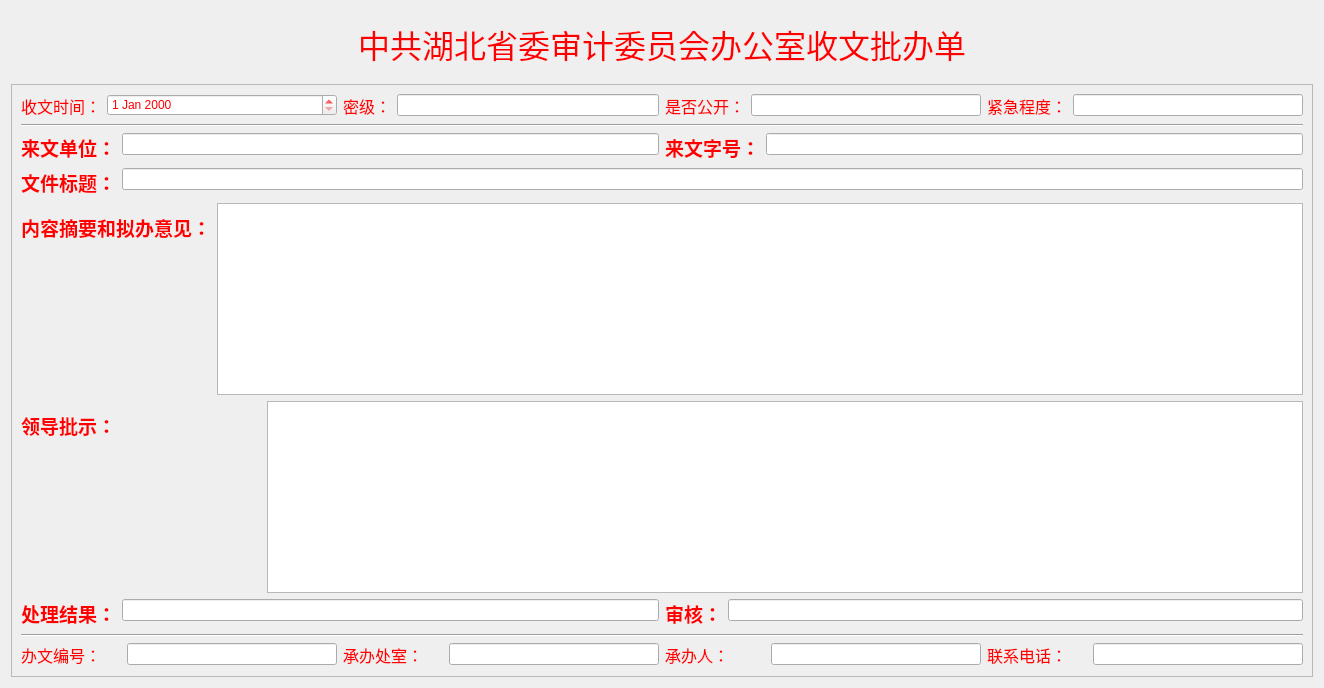
     <widget class="QWidget" name="page_relfile">
      <layout class="QGridLayout" name="gridLayout_3">
       <item row="0" column="0">
        <widget class="QWidget" name="widget_4" native="true">
         <layout class="QHBoxLayout" name="horizontalLayout_14">
          <item alignment="Qt::AlignHCenter">
           <widget class="QLabel" name="label_68">
            <property name="text">
             <string>&lt;html&gt;&lt;head/&gt;&lt;body&gt;&lt;p&gt;&lt;span style=&quot; font-size:24pt; color:#ff0000;&quot;&gt;                 中共湖北省委审计委员会办公室收文批办单&lt;/span&gt;&lt;/p&gt;&lt;/body&gt;&lt;/html&gt;</string>
            </property>
           </widget>
          </item>
         </layout>
        </widget>
       </item>
       <item row="1" column="0">
        <widget class="QFrame" name="frame">
         <property name="styleSheet">
          <string notr="true">color: rgb(255, 0, 0);</string>
         </property>
         <property name="frameShape">
          <enum>QFrame::StyledPanel</enum>
         </property>
         <property name="frameShadow">
          <enum>QFrame::Plain</enum>
         </property>
         <layout class="QGridLayout" name="gridLayout_15">
          <property name="sizeConstraint">
           <enum>QLayout::SetMinimumSize</enum>
          </property>
          <item row="3" column="0" colspan="5">
           <layout class="QFormLayout" name="formLayout_46">
            <item row="0" column="0">
             <widget class="QLabel" name="label_64">
              <property name="text">
               <string>&lt;html&gt;&lt;head/&gt;&lt;body&gt;&lt;p&gt;&lt;span style=&quot; font-size:14pt; font-weight:600; color:#ff0000;&quot;&gt;文件标题：&lt;/span&gt;&lt;/p&gt;&lt;/body&gt;&lt;/html&gt;</string>
              </property>
             </widget>
            </item>
            <item row="0" column="1">
             <widget class="QLineEdit" name="lineEdit_35"/>
            </item>
           </layout>
          </item>
          <item row="4" column="0" colspan="5">
           <layout class="QFormLayout" name="formLayout_62">
            <item row="0" column="0">
             <widget class="QLabel" name="label_66">
              <property name="text">
               <string>&lt;html&gt;&lt;head/&gt;&lt;body&gt;&lt;p&gt;&lt;span style=&quot; font-size:14pt; font-weight:600; color:#ff0000;&quot;&gt;内容摘要和拟办意见：&lt;/span&gt;&lt;/p&gt;&lt;/body&gt;&lt;/html&gt;</string>
              </property>
             </widget>
            </item>
            <item row="0" column="1">
             <widget class="QTextEdit" name="textEdit"/>
            </item>
           </layout>
          </item>
          <item row="0" column="1">
           <layout class="QFormLayout" name="formLayout_63">
            <item row="0" column="0">
             <widget class="QLabel" name="label_36">
              <property name="text">
               <string>&lt;html&gt;&lt;head/&gt;&lt;body&gt;&lt;p&gt;&lt;span style=&quot; font-size:12pt; color:#ff0000;&quot;&gt;密级：&lt;/span&gt;&lt;/p&gt;&lt;/body&gt;&lt;/html&gt;</string>
              </property>
             </widget>
            </item>
            <item row="0" column="1">
             <widget class="QLineEdit" name="lineEdit_6"/>
            </item>
           </layout>
          </item>
          <item row="0" column="0">
           <layout class="QFormLayout" name="formLayout_64">
            <item row="0" column="0">
             <widget class="QLabel" name="label_19">
              <property name="text">
               <string>&lt;html&gt;&lt;head/&gt;&lt;body&gt;&lt;p&gt;&lt;span style=&quot; font-size:12pt; color:#ff0000;&quot;&gt;收文时间：&lt;/span&gt;&lt;/p&gt;&lt;/body&gt;&lt;/html&gt;</string>
              </property>
             </widget>
            </item>
            <item row="0" column="1">
             <widget class="QDateEdit" name="dateEdit"/>
            </item>
           </layout>
          </item>
          <item row="8" column="1">
           <layout class="QFormLayout" name="formLayout_65">
            <item row="0" column="0">
             <widget class="QLabel" name="label_67">
              <property name="minimumSize">
               <size>
                <width>100</width>
                <height>0</height>
               </size>
              </property>
              <property name="text">
               <string>&lt;html&gt;&lt;head/&gt;&lt;body&gt;&lt;p&gt;&lt;span style=&quot; font-size:12pt; color:#ff0000;&quot;&gt;承办处室：&lt;/span&gt;&lt;/p&gt;&lt;/body&gt;&lt;/html&gt;</string>
              </property>
             </widget>
            </item>
            <item row="0" column="1">
             <widget class="QLineEdit" name="lineEdit_34">
              <property name="minimumSize">
               <size>
                <width>210</width>
                <height>0</height>
               </size>
              </property>
              <property name="maximumSize">
               <size>
                <width>210</width>
                <height>16777215</height>
               </size>
              </property>
             </widget>
            </item>
           </layout>
          </item>
          <item row="2" column="2" colspan="3">
           <layout class="QFormLayout" name="formLayout_66">
            <item row="0" column="0">
             <widget class="QLabel" name="label_69">
              <property name="text">
               <string>&lt;html&gt;&lt;head/&gt;&lt;body&gt;&lt;p&gt;&lt;span style=&quot; font-size:14pt; font-weight:600; color:#ff0000;&quot;&gt;来文字号：&lt;/span&gt;&lt;/p&gt;&lt;/body&gt;&lt;/html&gt;</string>
              </property>
             </widget>
            </item>
            <item row="0" column="1">
             <widget class="QLineEdit" name="lineEdit_37"/>
            </item>
           </layout>
          </item>
          <item row="8" column="2" colspan="2">
           <layout class="QFormLayout" name="formLayout_67">
            <item row="0" column="0">
             <widget class="QLabel" name="label_70">
              <property name="minimumSize">
               <size>
                <width>100</width>
                <height>0</height>
               </size>
              </property>
              <property name="text">
               <string>&lt;html&gt;&lt;head/&gt;&lt;body&gt;&lt;p&gt;&lt;span style=&quot; font-size:12pt; color:#ff0000;&quot;&gt;承办人：&lt;/span&gt;&lt;/p&gt;&lt;/body&gt;&lt;/html&gt;</string>
              </property>
             </widget>
            </item>
            <item row="0" column="1">
             <widget class="QLineEdit" name="lineEdit_32">
              <property name="minimumSize">
               <size>
                <width>210</width>
                <height>0</height>
               </size>
              </property>
              <property name="maximumSize">
               <size>
                <width>210</width>
                <height>16777215</height>
               </size>
              </property>
             </widget>
            </item>
           </layout>
          </item>
          <item row="7" column="0" colspan="5">
           <widget class="Line" name="line_9">
            <property name="sizePolicy">
             <sizepolicy hsizetype="Expanding" vsizetype="Fixed">
              <horstretch>0</horstretch>
              <verstretch>0</verstretch>
             </sizepolicy>
            </property>
            <property name="orientation">
             <enum>Qt::Horizontal</enum>
            </property>
           </widget>
          </item>
          <item row="0" column="2" colspan="2">
           <layout class="QFormLayout" name="formLayout_68">
            <item row="0" column="0">
             <widget class="QLabel" name="label_71">
              <property name="text">
               <string>&lt;html&gt;&lt;head/&gt;&lt;body&gt;&lt;p&gt;&lt;span style=&quot; font-size:12pt; color:#ff0000;&quot;&gt;是否公开：&lt;/span&gt;&lt;/p&gt;&lt;/body&gt;&lt;/html&gt;</string>
              </property>
             </widget>
            </item>
            <item row="0" column="1">
             <widget class="QLineEdit" name="lineEdit_7">
              <property name="sizePolicy">
               <sizepolicy hsizetype="Preferred" vsizetype="Fixed">
                <horstretch>0</horstretch>
                <verstretch>0</verstretch>
               </sizepolicy>
              </property>
             </widget>
            </item>
           </layout>
          </item>
          <item row="0" column="4">
           <layout class="QFormLayout" name="formLayout_69">
            <item row="0" column="0">
             <widget class="QLabel" name="label_72">
              <property name="text">
               <string>&lt;html&gt;&lt;head/&gt;&lt;body&gt;&lt;p&gt;&lt;span style=&quot; font-size:12pt; color:#ff0000;&quot;&gt;紧急程度：&lt;/span&gt;&lt;/p&gt;&lt;/body&gt;&lt;/html&gt;</string>
              </property>
             </widget>
            </item>
            <item row="0" column="1">
             <widget class="QLineEdit" name="lineEdit_36">
              <property name="sizePolicy">
               <sizepolicy hsizetype="Preferred" vsizetype="Fixed">
                <horstretch>0</horstretch>
                <verstretch>0</verstretch>
               </sizepolicy>
              </property>
             </widget>
            </item>
           </layout>
          </item>
          <item row="6" column="0" colspan="2">
           <layout class="QFormLayout" name="formLayout_70">
            <item row="0" column="0">
             <widget class="QLabel" name="label_73">
              <property name="text">
               <string>&lt;html&gt;&lt;head/&gt;&lt;body&gt;&lt;p&gt;&lt;span style=&quot; font-size:14pt; font-weight:600; color:#ff0000;&quot;&gt;处理结果：&lt;/span&gt;&lt;/p&gt;&lt;/body&gt;&lt;/html&gt;</string>
              </property>
             </widget>
            </item>
            <item row="0" column="1">
             <widget class="QLineEdit" name="lineEdit_33">
              <property name="minimumSize">
               <size>
                <width>0</width>
                <height>0</height>
               </size>
              </property>
              <property name="maximumSize">
               <size>
                <width>16777215</width>
                <height>16777215</height>
               </size>
              </property>
             </widget>
            </item>
           </layout>
          </item>
          <item row="5" column="0" colspan="5">
           <layout class="QFormLayout" name="formLayout_71">
            <item row="0" column="0">
             <widget class="QLabel" name="label_74">
              <property name="minimumSize">
               <size>
                <width>240</width>
                <height>0</height>
               </size>
              </property>
              <property name="text">
               <string>&lt;html&gt;&lt;head/&gt;&lt;body&gt;&lt;p&gt;&lt;span style=&quot; font-size:14pt; font-weight:600; color:#ff0000;&quot;&gt;领导批示：&lt;/span&gt;&lt;/p&gt;&lt;/body&gt;&lt;/html&gt;</string>
              </property>
             </widget>
            </item>
            <item row="0" column="1">
             <widget class="QTextEdit" name="textEdit_5"/>
            </item>
           </layout>
          </item>
          <item row="1" column="0" colspan="5">
           <widget class="Line" name="line_10">
            <property name="sizePolicy">
             <sizepolicy hsizetype="Expanding" vsizetype="Fixed">
              <horstretch>0</horstretch>
              <verstretch>0</verstretch>
             </sizepolicy>
            </property>
            <property name="orientation">
             <enum>Qt::Horizontal</enum>
            </property>
           </widget>
          </item>
          <item row="8" column="4">
           <layout class="QFormLayout" name="formLayout_72">
            <item row="0" column="0">
             <widget class="QLabel" name="label_75">
              <property name="minimumSize">
               <size>
                <width>100</width>
                <height>0</height>
               </size>
              </property>
              <property name="text">
               <string>&lt;html&gt;&lt;head/&gt;&lt;body&gt;&lt;p&gt;&lt;span style=&quot; font-size:12pt; color:#ff0000;&quot;&gt;联系电话：&lt;/span&gt;&lt;/p&gt;&lt;/body&gt;&lt;/html&gt;</string>
              </property>
             </widget>
            </item>
            <item row="0" column="1">
             <widget class="QLineEdit" name="lineEdit_39">
              <property name="minimumSize">
               <size>
                <width>210</width>
                <height>0</height>
               </size>
              </property>
              <property name="maximumSize">
               <size>
                <width>210</width>
                <height>16777215</height>
               </size>
              </property>
             </widget>
            </item>
           </layout>
          </item>
          <item row="2" column="0" colspan="2">
           <layout class="QFormLayout" name="formLayout_73">
            <item row="0" column="0">
             <widget class="QLabel" name="label_76">
              <property name="text">
               <string>&lt;html&gt;&lt;head/&gt;&lt;body&gt;&lt;p&gt;&lt;span style=&quot; font-size:14pt; font-weight:600; color:#ff0000;&quot;&gt;来文单位：&lt;/span&gt;&lt;/p&gt;&lt;/body&gt;&lt;/html&gt;</string>
              </property>
             </widget>
            </item>
            <item row="0" column="1">
             <widget class="QLineEdit" name="lineEdit_38"/>
            </item>
           </layout>
          </item>
          <item row="6" column="2" colspan="3">
           <layout class="QFormLayout" name="formLayout_74">
            <item row="0" column="0">
             <widget class="QLabel" name="label_77">
              <property name="text">
               <string>&lt;html&gt;&lt;head/&gt;&lt;body&gt;&lt;p&gt;&lt;span style=&quot; font-size:14pt; font-weight:600; color:#ff0000;&quot;&gt;审核：&lt;/span&gt;&lt;/p&gt;&lt;/body&gt;&lt;/html&gt;</string>
              </property>
             </widget>
            </item>
            <item row="0" column="1">
             <widget class="QLineEdit" name="lineEdit_30"/>
            </item>
           </layout>
          </item>
          <item row="8" column="0">
           <layout class="QFormLayout" name="formLayout_75">
            <item row="0" column="0">
             <widget class="QLabel" name="label_78">
              <property name="minimumSize">
               <size>
                <width>100</width>
                <height>0</height>
               </size>
              </property>
              <property name="text">
               <string>&lt;html&gt;&lt;head/&gt;&lt;body&gt;&lt;p&gt;&lt;span style=&quot; font-size:12pt; color:#ff0000;&quot;&gt;办文编号：&lt;/span&gt;&lt;/p&gt;&lt;/body&gt;&lt;/html&gt;</string>
              </property>
             </widget>
            </item>
            <item row="0" column="1">
             <widget class="QLineEdit" name="lineEdit_31">
              <property name="sizePolicy">
               <sizepolicy hsizetype="Expanding" vsizetype="Fixed">
                <horstretch>0</horstretch>
                <verstretch>0</verstretch>
               </sizepolicy>
              </property>
              <property name="minimumSize">
               <size>
                <width>210</width>
                <height>0</height>
               </size>
              </property>
              <property name="maximumSize">
               <size>
                <width>210</width>
                <height>16777215</height>
               </size>
              </property>
             </widget>
            </item>
           </layout>
          </item>
         </layout>
        </widget>
       </item>
      </layout>
     </widget>
